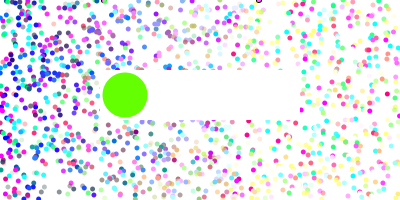
Frame 1 (no input)
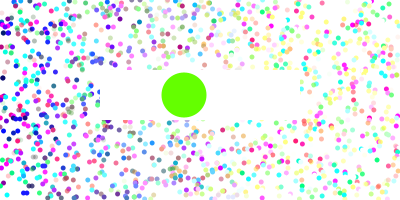
Frame 60 (the mouse pressed at the canvas centre just before this capture)
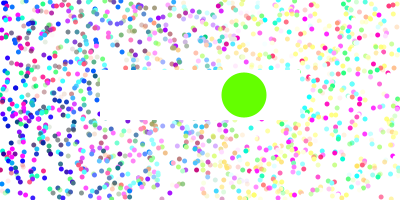
Frame 120 (the mouse held since frame 60 and released just before this capture)

The Processing sketch that drew these frames (run headless with seeded random() and noise(); from frame 60 on, the mouse is pressed at the canvas centre):

// Processing sketch: processing_99261
// ── processing_99261.pde

int x=0;
int y=125;
int aSpeed=1;

void setup() {
  size (400, 200);
  frameRate(30);
}

void draw() {

  background(255);
  

  for (x=0; x<800; x+=1) {   
    float r=random(400);
    float a=random(400);
    float p=random(400);
    fill (r, a, p, p*2);
    //stroke(1);
    ellipse(r, x/4, 5, 5);
    ellipse(a, x/4, 5, 5);
    noStroke();
    fill(255);
    rect(100, 70, 200, 50);
  }
  
    if (y<=125) {
    aSpeed=1;
  }
  if (y>=275) {
    aSpeed=-1;
  }
  noStroke();
  fill(100,255,0);
  ellipse(y, 95, 45, 45);

  y+=aSpeed;
}
